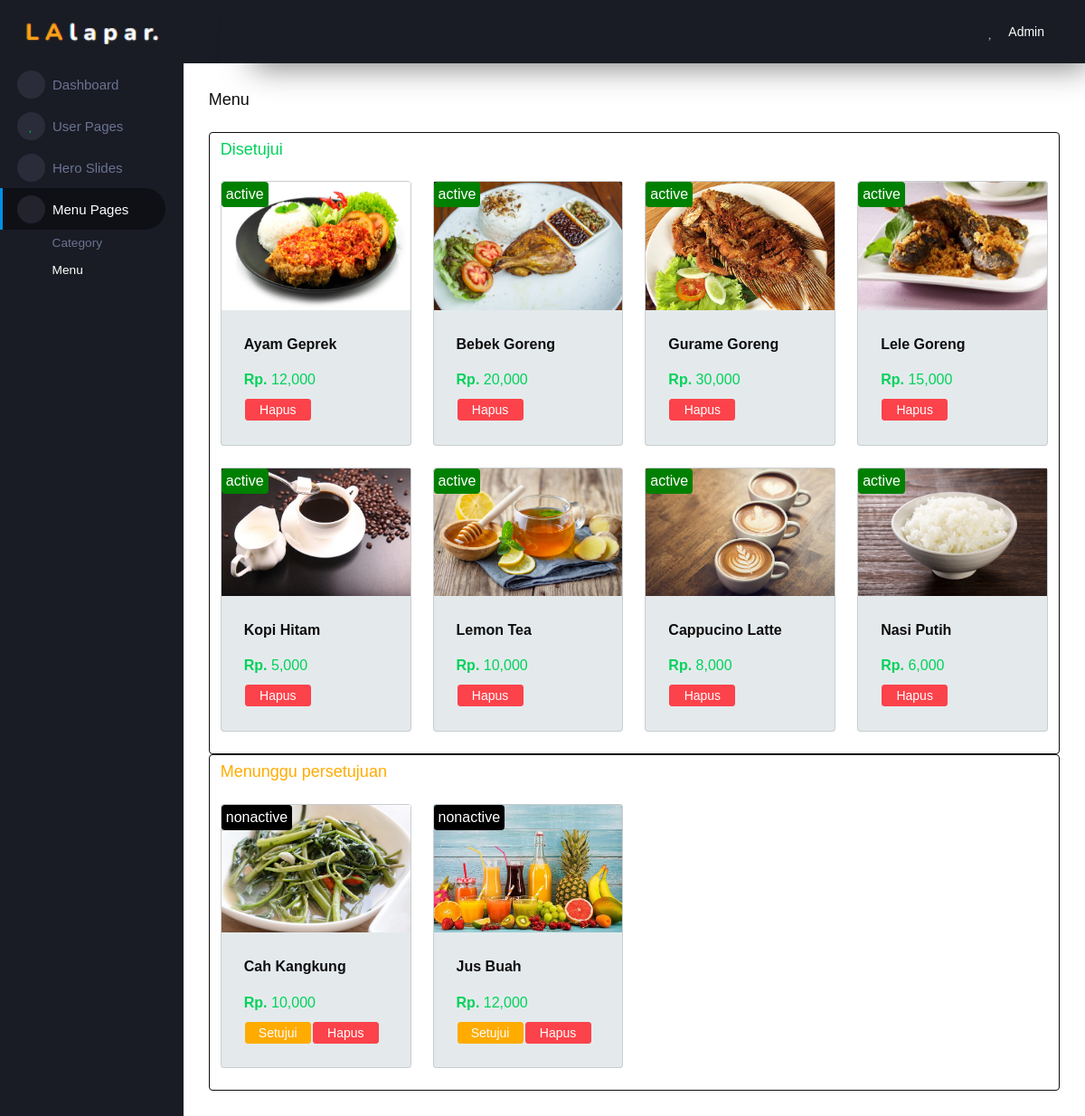
Screenshot of /admin/menu_admin.php with the database file from the repository.
### tables this page shows
CREATE TABLE `menu` (
  `id` int(11) NOT NULL,
  `id_category` int(11) NOT NULL,
  `nm_menu` varchar(250) NOT NULL,
  `price` decimal(10,0) NOT NULL,
  `img` varchar(250) NOT NULL,
  `status` varchar(15) NOT NULL
);

### admin/menu_admin.php (the view, shortened to what this page needs)
<!DOCTYPE html>
<html lang="en">
  <head>
  <link rel="stylesheet" href="asset/vendors/mdi/css/materialdesignicons.min.css">
  <link rel="stylesheet" href="asset/vendors/css/vendor.bundle.base.css">
  <link rel="stylesheet" href="asset/style.css">
</head>
<body>
  <div class="container-scroller">
    <?php
      include('sidebar_admin.php');
    ?>
    <div class="main-panel">
      <div class="content-wrapper">
        <div class="page-header">
          <h3 class="page-title text-dark"> Menu </h3>
        </div>
        <div class="card bg-light border-dark col-12">
            <div class="page-header pt-2">
                <h3 class="page-title text-success"> Disetujui </h3>
            </div>
            <div class="row">
                <?php
                include('../koneksi.php');
                $query = mysqli_query($koneksi, "SELECT * FROM menu WHERE status = 'active'");
                $result = mysqli_fetch_all($query, MYSQLI_ASSOC);
                ?>
                <?php foreach($result as $result) : ?>
                <div class="col-6 col-lg-3 col-md-4 col-sm-6 grid-margin stretch-card">
                    <div class="card bg-secondary">
                        <a class="position-absolute text-decoration-none" style="color: white; background: green; padding: 2px; border-radius: 4px; padding-left: 5px; padding-right: 5px;"><?php echo $result['status'] ?></a>
                        <img src="../img/<?php echo $result['img'] ?>" class="card-img-top w-100 h-50" alt="...">
                        <div class="card-body">
                            <h5 class="card-title font-weight-bold text-dark"><?php echo $result['nm_menu'] ?></h5>
                            <label class="card-text text-success" style="margin-right: 10px;"><strong>Rp.</strong> <?php echo number_format($result['price']); ?></label>
                        <table>
                            <tr>
                                <td align='center' width="75px"><a href="hapusmenu_admin.php?id=<?php echo $result['id']  ?>" onclick="return confirm('Yakin akan menghapus menu ini?')" class="btn btn-danger btn-sm btn-block">Hapus</a></td>
                            </tr>
                        </table>
                    </div>
                    </div>
                </div>
            <?php endforeach; ?>
            </div>
        </div>
        <div class="card bg-light border-dark col-12">
            <div class="page-header pt-2">
                <h3 class="page-title text-warning"> Menunggu persetujuan </h3>
            </div>
            <div class="row">
                <?php
                include('../koneksi.php');
                $query2 = mysqli_query($koneksi, "SELECT * FROM menu WHERE status = 'nonactive'");
                $result2 = mysqli_fetch_all($query2, MYSQLI_ASSOC);
                ?>
                <?php foreach($result2 as $result2) : ?>
                <div class="col-6 col-lg-3 col-md-4 col-sm-6 grid-margin stretch-card">
                    <div class="card bg-secondary">
                        <a class="position-absolute text-decoration-none" style="color: white; background: black; padding: 2px; border-radius: 4px; padding-left: 5px; padding-right: 5px;"><?php echo $result2['status'] ?></a>
                        <img src="../img/<?php echo $result2['img'] ?>" class="card-img-top w-100 h-50" alt="...">
                        <div class="card-body">
                            <h5 class="card-title font-weight-bold text-dark"><?php echo $result2['nm_menu'] ?></h5>
                            <label class="card-text text-success" style="margin-right: 10px;"><strong>Rp.</strong> <?php echo number_format($result2['price']); ?></label>
                        <table>
                            <tr>
                                <td align='center' width="75px"><a href="setujui_menu.php?id=<?php echo $result2['id']  ?>" class="btn btn-warning btn-sm btn-block">Setujui</a></td>
                                <td align='center' width="75px"><a href="hapusmenu_admin.php?id=<?php echo $result2['id']  ?>" onclick="return confirm('Yakin akan menghapus menu ini?')" class="btn btn-danger btn-sm btn-block">Hapus</a></td>
                            </tr>
                        </table>
                    </div>
                    </div>
                </div>
            <?php endforeach; ?>
            </div>
        </div>
      </div>
    </div>
  </div>
</body>
</html>

### rows the page displays
menu: status "active", img (picture), nm_menu "Ayam Geprek", price "12,000"
menu: status "active", img (picture), nm_menu "Bebek Goreng", price "20,000"
menu: status "active", img (picture), nm_menu "Gurame Goreng", price "30,000"
menu: status "active", img (picture), nm_menu "Lele Goreng", price "15,000"
menu: status "active", img (picture), nm_menu "Kopi Hitam", price "5,000"
menu: status "active", img (picture), nm_menu "Lemon Tea", price "10,000"
menu: status "active", img (picture), nm_menu "Cappucino Latte", price "8,000"
menu: status "active", img (picture), nm_menu "Nasi Putih", price "6,000"
menu: status "nonactive", img (picture), nm_menu "Cah Kangkung", price "10,000"
menu: status "nonactive", img (picture), nm_menu "Jus Buah", price "12,000"
